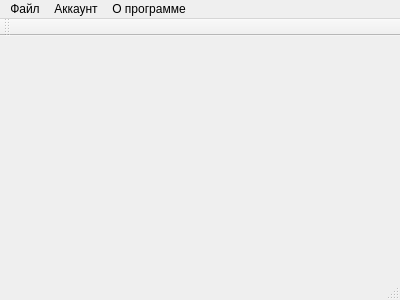
<?xml version="1.0" encoding="UTF-8"?>
<ui version="4.0">
 <class>TrailStation</class>
 <widget class="QMainWindow" name="TrailStation">
  <property name="geometry">
   <rect>
    <x>0</x>
    <y>0</y>
    <width>400</width>
    <height>300</height>
   </rect>
  </property>
  <property name="windowTitle">
   <string>TrailStation</string>
  </property>
  <widget class="QWidget" name="centralWidget"/>
  <widget class="QToolBar" name="mainToolBar">
   <attribute name="toolBarArea">
    <enum>TopToolBarArea</enum>
   </attribute>
   <attribute name="toolBarBreak">
    <bool>false</bool>
   </attribute>
  </widget>
  <widget class="QStatusBar" name="statusBar"/>
  <widget class="QMenuBar" name="menuBar">
   <property name="geometry">
    <rect>
     <x>0</x>
     <y>0</y>
     <width>400</width>
     <height>21</height>
    </rect>
   </property>
   <widget class="QMenu" name="menu">
    <property name="title">
     <string>Файл</string>
    </property>
    <addaction name="actionOpen"/>
    <addaction name="actionSave"/>
    <addaction name="actionQuitApp"/>
   </widget>
   <widget class="QMenu" name="menuAccaunt">
    <property name="title">
     <string>Аккаунт</string>
    </property>
    <addaction name="actionEnterToAccount"/>
    <addaction name="actionQuitAccount"/>
   </widget>
   <widget class="QMenu" name="menuAboutProgramm">
    <property name="title">
     <string>О программе</string>
    </property>
   </widget>
   <addaction name="menu"/>
   <addaction name="menuAccaunt"/>
   <addaction name="menuAboutProgramm"/>
  </widget>
  <action name="actionAddAdmin">
   <property name="text">
    <string>Администратор</string>
   </property>
  </action>
  <action name="actionAddCashier">
   <property name="text">
    <string>Кассир</string>
   </property>
  </action>
  <action name="actionAddPassanger">
   <property name="text">
    <string>Пассажир</string>
   </property>
  </action>
  <action name="actionAccountAdmin">
   <property name="text">
    <string>Администратор</string>
   </property>
  </action>
  <action name="actionAccountCashier">
   <property name="text">
    <string>Кассир</string>
   </property>
  </action>
  <action name="action_6">
   <property name="text">
    <string>Пассажир</string>
   </property>
  </action>
  <action name="actionOpen">
   <property name="text">
    <string>Открыть</string>
   </property>
  </action>
  <action name="actionSave">
   <property name="text">
    <string>Сохранить</string>
   </property>
  </action>
  <action name="actionQuitApp">
   <property name="text">
    <string>Выход</string>
   </property>
  </action>
  <action name="actionEnterToAccount">
   <property name="text">
    <string>Войти</string>
   </property>
  </action>
  <action name="actionQuitAccount">
   <property name="text">
    <string>Выйти</string>
   </property>
  </action>
 </widget>
 <layoutdefault spacing="6" margin="11"/>
 <resources/>
 <connections/>
</ui>
